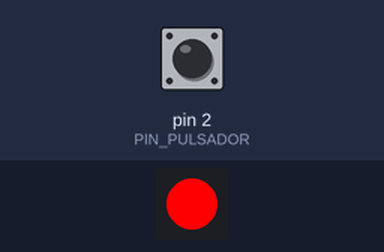
A sketch run on a simulated Arduino Uno, built with avr-gcc and run on an emulated ATmega328P. Parts: 1 RGB LEDs in strip order, left to right. The test bench sets the inputs (shaded band); at power-on: pin 2 (PIN_PULSADOR) HIGH.

Above: at 5.6 s.
5.7 s: pin 2 (PIN_PULSADOR) pulled LOW for 0.15 s
At 7.0 s:
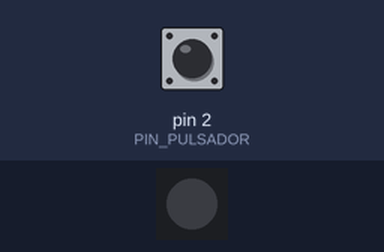
8.8 s: pin 2 (PIN_PULSADOR) pulled LOW for 1 s
At 10.3 s:
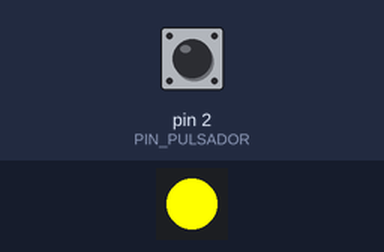
12.8 s: pin 2 (PIN_PULSADOR) pulled LOW for 3.2 s
Timing chart, 0 to 25.0 s (numbered marks = the images above; inputs shaded):
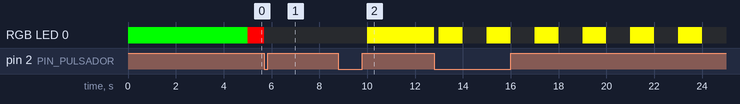

The sketch:

semaforo_neopixel_interrupcion.ino
```cpp
#include <elapsedMillis.h>
#include <Adafruit_NeoPixel.h>

const byte PIN_MULTILED = 5;
const byte PIN_PULSADOR = 2;
const int INTERVALO_RJO = 5000;
const int INTERVALO_VDE = 5000;
const int INTERVALO_AMA = 3000;
const int INTERVALO_PAR = 1000;

byte etapa = 1;
int intervalo = INTERVALO_RJO;
volatile boolean todoOk = true;
boolean intermitente = false;

elapsedMillis timer1;
Adafruit_NeoPixel ledM = Adafruit_NeoPixel(1, PIN_MULTILED, NEO_GRB + NEO_KHZ800);

void setup() {
  ledM.begin();
  ledM.setPixelColor(0, 0, 255, 0);
  ledM.show();
  pinMode(PIN_PULSADOR, INPUT_PULLUP);
  attachInterrupt(digitalPinToInterrupt(PIN_PULSADOR), paradaEmergencia, FALLING);
}

void loop() {
  if (timer1 >= intervalo) {
    if (todoOk) {
      ledM.clear();
      switch (etapa) {
        case 1:
          ledM.setPixelColor(0, 255, 0, 0);
          intervalo = INTERVALO_VDE;
          etapa = 2;
          break;

        case 2:
          ledM.setPixelColor(0, 255, 255, 0);
          intervalo = INTERVALO_AMA;
          etapa = 3;
          break;

        case 3:
          ledM.setPixelColor(0, 0, 255, 0);
          intervalo = INTERVALO_RJO;
          etapa = 1;
      }
      ledM.show();
    } else {
      intervalo = INTERVALO_PAR;
      intermitente = !intermitente;
      intermitente ? ledM.setPixelColor(0, 255, 255, 0) : ledM.setPixelColor(0, 0, 0, 0);
      ledM.show();
    }
    timer1 = 0;
  }
}

void paradaEmergencia() {
  todoOk = !todoOk;
  ledM.setPixelColor(0, 0, 0, 0);
  ledM.show();
}
```

Measured:
- after the input at 5.7 s, RGB LED 0: RGB(255, 0, 0) → off at once
